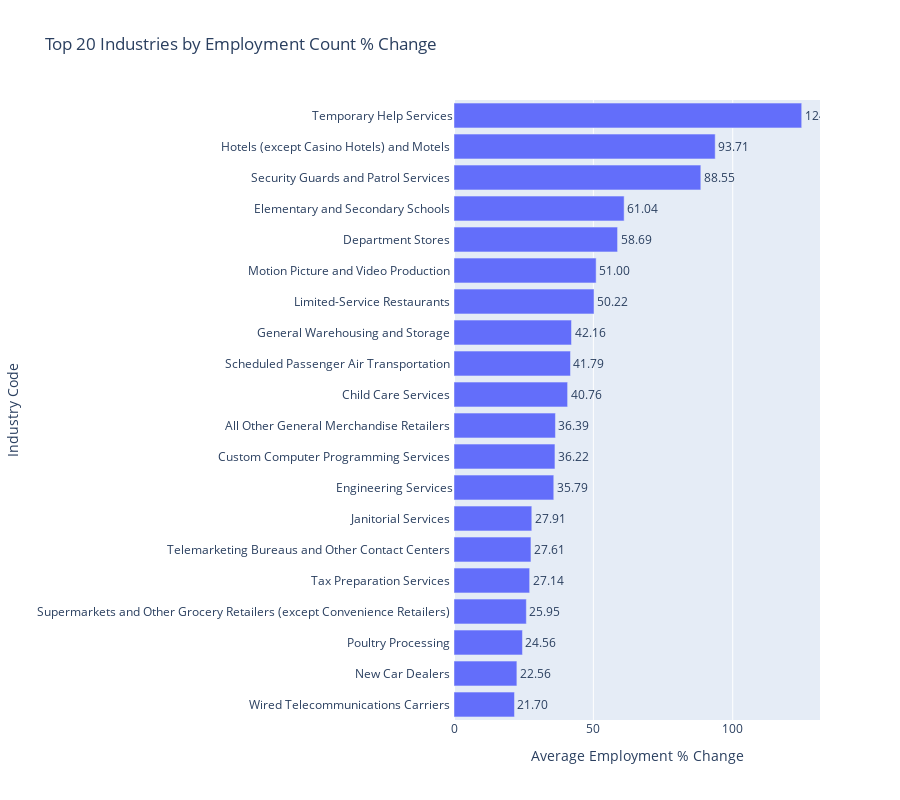

The code cell stored with this chart in its notebook:
### Code cell
# Create a horizontal bar chart
fig = px.bar(
    employment_pct_change[:20], 
    x="pct_change", 
    y="industry_code", 
    orientation="h", 
    title="Top 20 Industries by Employment Count % Change",
    labels={"pct_change": "Average Employment % Change", "industry_code": "Industry Code"},
    text="pct_change"
)

# Improve layout
fig.update_traces(texttemplate="%{text:.2f}", textposition="outside")
fig.update_layout(yaxis=dict(categoryorder="total ascending"))

# make it taller 
fig.update_layout(height=800)

# Show the plot
fig.show()

### Figure 1 — Plotly figure (JSON) as saved in the notebook; plotly's stock layout.template omitted (floating-point values rounded to 4 significant figures)
{"data": [{"alignmentgroup": "True", "hovertemplate": "Average Employment % Change=%{text}<br>Industry Code=%{y}<extra></extra>", "legendgroup": "", "marker": {"color": "#636efa", "pattern": {"shape": ""}}, "name": "", "offsetgroup": "", "orientation": "h", "showlegend": false, "text": [124.7, 93.71, 88.55, 61.04, 58.69, 51.0, 50.22, 42.16, 41.79, 40.76, 36.39, 36.22, 35.79, 27.91, 27.61, 27.14, 25.95, 24.56, 22.56, 21.7], "textposition": "outside", "texttemplate": "%{text:.2f}", "type": "bar", "x": [124.7, 93.71, 88.55, 61.04, 58.69, 51.0, 50.22, 42.16, 41.79, 40.76, 36.39, 36.22, 35.79, 27.91, 27.61, 27.14, 25.95, 24.56, 22.56, 21.7], "xaxis": "x", "y": ["Temporary Help Services", "Hotels (except Casino Hotels) and Motels ", "Security Guards and Patrol Services ", "Elementary and Secondary Schools ", "Department Stores ", "Motion Picture and Video Production ", "Limited-Service Restaurants ", "General Warehousing and Storage ", "Scheduled Passenger Air Transportation ", "Child Care Services ", "All Other General Merchandise Retailers ", "Custom Computer Programming Services ", "Engineering Services", "Janitorial Services ", "Telemarketing Bureaus and Other Contact Centers ", "Tax Preparation Services ", "Supermarkets and Other Grocery Retailers (except Convenience Retailers) ", "Poultry Processing ", "New Car Dealers ", "Wired Telecommunications Carriers "], "yaxis": "y"}], "layout": {"barmode": "relative", "height": 800, "legend": {"tracegroupgap": 0}, "title": {"text": "Top 20 Industries by Employment Count % Change"}, "xaxis": {"anchor": "y", "domain": [0, 1], "title": {"text": "Average Employment % Change"}}, "yaxis": {"anchor": "x", "categoryorder": "total ascending", "domain": [0, 1], "title": {"text": "Industry Code"}}}}
